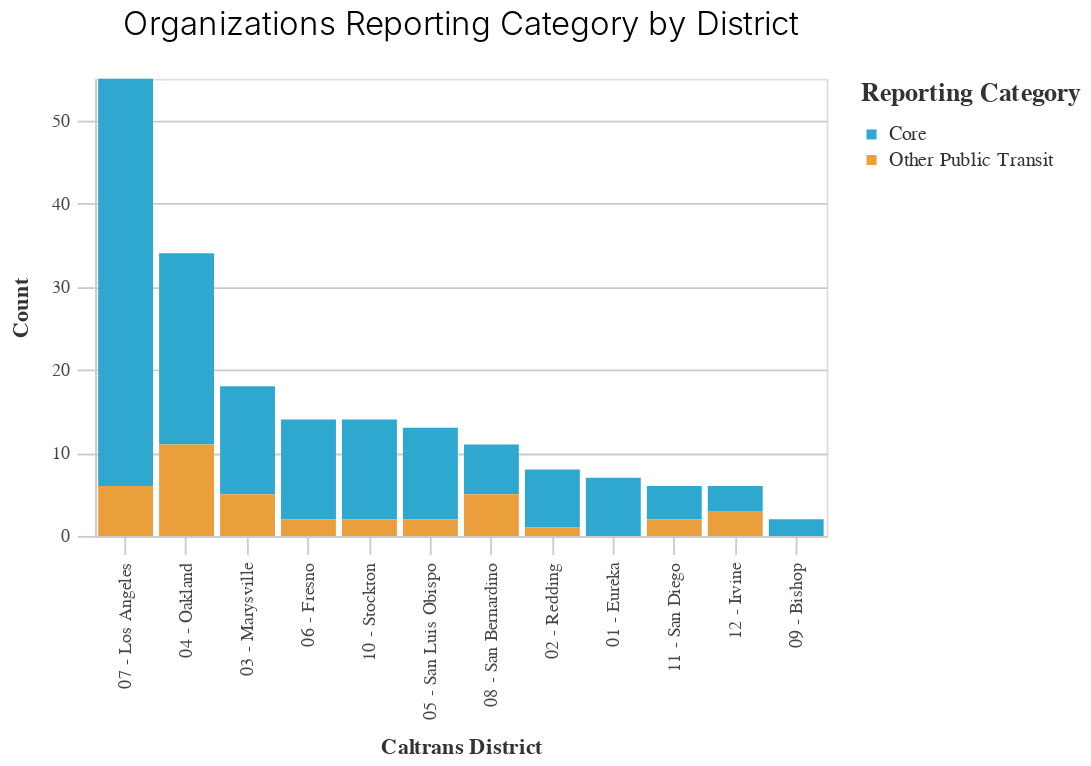

Notebook code for this chart:
### Code cell
(_dla_utils.bar_chart_nosubset((df>>group_by(_.caltrans_district)>>count(_.reporting_category)),
                               'caltrans_district',
                               'n',
                               'reporting_category',
                               chart_title='Organizations Reporting Category by District'))

### Figure 1 — Vega-Lite specification as saved in the notebook (floating-point values rounded to 4 significant figures)
{"config": {"view": {"continuousWidth": 400, "continuousHeight": 300}, "axis": {"domainColor": "#cbcbcb", "grid": true, "gridColor": "#cbcbcb", "gridWidth": 1, "labelColor": "#474747", "labelFont": "Nunito Sans", "labelFontSize": 10, "labelPadding": 4, "tickColor": "#cbcbcb", "tickSize": 10, "titleColor": "#333", "titleFont": "Raleway", "titleFontSize": 12, "titlePadding": 10}, "axisBand": {"grid": false}, "background": "white", "font": "Raleway", "header": {"labelFont": "Nunito Sans", "titleFont": "Raleway"}, "legend": {"labelColor": "#333", "labelFont": "Nunito Sans", "labelFontSize": 11, "labelLimit": 0, "padding": 1, "symbolSize": 30, "symbolType": "square", "titleColor": "#333", "titleFont": "Raleway", "titleFontSize": 14, "titlePadding": 10}, "title": {"anchor": "middle", "font": "Raleway", "fontSize": 18, "fontWeight": 300, "offset": 20}}, "data": {"name": "data-b3e568d3cf467ebb91247235411120dd"}, "mark": "bar", "encoding": {"color": {"field": "reporting_category", "legend": {"symbolLimit": 10, "title": "Reporting Category"}, "scale": {"range": ["#2EA8CE", "#EB9F3C", "#F4D837", "#51BF9D", "#8CBCCB", "#9487C0"]}, "type": "nominal"}, "x": {"field": "caltrans_district", "sort": "-y", "title": "Caltrans District", "type": "nominal"}, "y": {"field": "n", "title": "Count", "type": "quantitative"}}, "height": 250, "title": "Organizations Reporting Category by District", "width": 400, "$schema": "https://vega.github.io/schema/vega-lite/v4.17.0.json", "datasets": {"data-b3e568d3cf467ebb91247235411120dd": [{"caltrans_district": "01 - Eureka", "reporting_category": "Core", "n": 7}, {"caltrans_district": "02 - Redding", "reporting_category": "Core", "n": 7}, {"caltrans_district": "02 - Redding", "reporting_category": "Other Public Transit", "n": 1}, {"caltrans_district": "03 - Marysville", "reporting_category": "Core", "n": 13}, {"caltrans_district": "03 - Marysville", "reporting_category": "Other Public Transit", "n": 5}, {"caltrans_district": "04 - Oakland", "reporting_category": "Core", "n": 23}, {"caltrans_district": "04 - Oakland", "reporting_category": "Other Public Transit", "n": 11}, {"caltrans_district": "05 - San Luis Obispo", "reporting_category": "Core", "n": 11}, {"caltrans_district": "05 - San Luis Obispo", "reporting_category": "Other Public Transit", "n": 2}, {"caltrans_district": "06 - Fresno", "reporting_category": "Core", "n": 12}, {"caltrans_district": "06 - Fresno", "reporting_category": "Other Public Transit", "n": 2}, {"caltrans_district": "07 - Los Angeles", "reporting_category": "Core", "n": 49}, {"caltrans_district": "07 - Los Angeles", "reporting_category": "Other Public Transit", "n": 6}, {"caltrans_district": "08 - San Bernardino", "reporting_category": "Core", "n": 6}, {"caltrans_district": "08 - San Bernardino", "reporting_category": "Other Public Transit", "n": 5}, {"caltrans_district": "09 - Bishop", "reporting_category": "Core", "n": 2}, {"caltrans_district": "10 - Stockton", "reporting_category": "Core", "n": 12}, {"caltrans_district": "10 - Stockton", "reporting_category": "Other Public Transit", "n": 2}, {"caltrans_district": "11 - San Diego", "reporting_category": "Core", "n": 4}, {"caltrans_district": "11 - San Diego", "reporting_category": "Other Public Transit", "n": 2}, {"caltrans_district": "12 - Irvine", "reporting_category": "Core", "n": 3}, {"caltrans_district": "12 - Irvine", "reporting_category": "Other Public Transit", "n": 3}]}}
